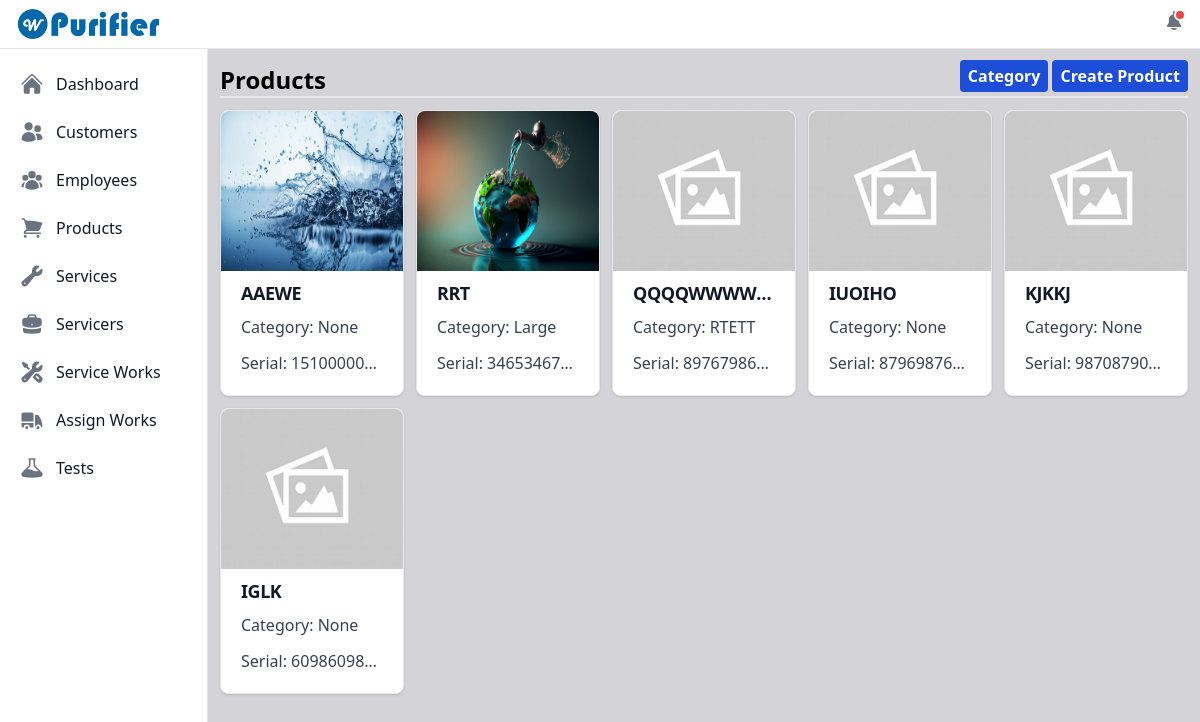
/view_products/ (signed in), run on an earlier commit of the app's database.
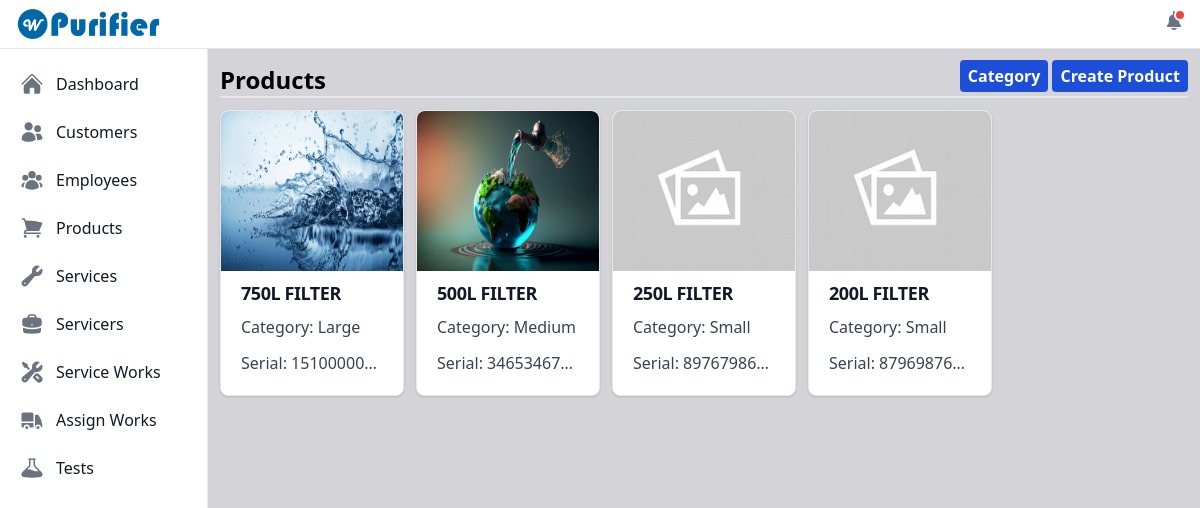
And on a later commit of the database.
### purifier/models.py (models this page shows, shortened)
class Product(models.Model):
    id = models.UUIDField(primary_key=True, default=uuid.uuid4, unique=True, editable=False)
    product_serial = models.CharField(max_length=100, blank=True, unique=True)
    category = models.ForeignKey(Category, on_delete=models.SET_NULL, blank=True, null=True)
    name = models.CharField(max_length=100)
    image = models.ImageField(null=True, blank=True, upload_to="product_images/")
    services = models.ManyToManyField(Service, blank=True)
    created_on = models.DateField(auto_now_add=True)

class Category(models.Model):
    id = models.UUIDField(primary_key=True, default=uuid.uuid4, unique=True, editable=False)
    image = models.ImageField(null=True, blank=True, upload_to="category_images/")
    name = models.CharField(max_length=50)
    def __str__(self) -> str:
        return self.name

### purifier/views.py (the view)
# urls.py: path('view_products/', views.viewProducts, name='view_products'),
@login_required
def viewProducts(request):
    category_form = CategoryForm()
    product_form = ProductForm()
    products = Product.objects.all()
    products_exists = products.exists()
    context = {'category_form': category_form, 'product_form': product_form, 'products': products, 'products_exists': products_exists}
    return render(request, 'product/view_products.html', context)

### user_management/models.py (called while the page is built)
    def __str__(self):
        return self.username

### purifier/templates/product/view_products.html (shortened to what this page needs)
{% extends "index.html" %}
{% load static %}
{% block content %}
    <div class="flex justify-between">
        <span class="text-2xl font-bold flex self-end">Products</span>
        <div class="flex gap-x-1">
            <button id="dropdownCategoryButton" data-dropdown-toggle="dropdownCategory" data-dropdown-placement="bottom-end" class="bg-blue-700 p-1 px-2 mb-1 text-base font-bold rounded text-white" type="button">Category</button>
            <a href="{% url "purifier:create_product" %}"><button type="button" class="bg-blue-700 p-1 px-2 mb-1 text-base font-bold rounded text-white">Create Product</button></a>
        </div>
    </div>
    <hr class="border dark:border-gray-800">
    <div class="mt-3">
        {% if products_exists %}
        <div id="productsCardView" class="grid grid-cols-5 gap-3">
            {% for product in products  %}
            <div>
                <a href="{% url "purifier:each_product" product.id %}">
                    <div class="bg-white border border-gray-200 rounded-lg shadow dark:bg-gray-800 dark:border-gray-700">
                        {% if product.image %}
                            <img src="{{product.image.url}}" class="object-fill rounded-t-lg w-full h-40" alt="Profile not loading...">
                        {% else %}
                            <img src="{% static 'images/empty_img.jpg' %}" class="object-fill rounded-t-lg w-full h-40" alt="Profile not loading...">
                        {% endif %}
                        <div class="p-5 py-2">
                            <h5 class="mb-2 text-lg font-bold tracking-tight text-gray-900 dark:text-white truncate uppercase">{{product.name}}</h5>
                            <p class="mb-3 font-medium text-gray-700 dark:text-gray-400 truncate"><span>Category:</span> {{ product.category }}</p>
                            <p class="mb-3 font-medium text-gray-700 dark:text-gray-400 truncate"><span>Serial:</span> {{ product.product_serial }}</p>
                        </div>
                    </div>
                </a>
            </div>
            {% endfor %}
        </div>
        {% else %}
        <div class="flex justify-center">
            <span class="font-bold text-xl">No products added. <a href="" class="text-blue-700">Create</a> a new product.</span>
        </div>
        {% endif %}
    </div>
{% endblock content %}

### purifier/templates/index.html (shortened to what this page needs)
{% load static %}
<!DOCTYPE html>
<html>
    <head>
        <link rel="stylesheet" href="https://cdnjs.cloudflare.com/ajax/libs/font-awesome/6.4.2/css/all.min.css" />
        <script src="https://cdn.tailwindcss.com"></script>
        <link href="https://cdnjs.cloudflare.com/ajax/libs/flowbite/2.3.0/flowbite.min.css" rel="stylesheet" />
        <link rel="stylesheet" href="https://cdnjs.cloudflare.com/ajax/libs/jquery-toast-plugin/1.3.2/jquery.toast.min.css" />
        <link rel="stylesheet" type="text/css" href="https://cdn.datatables.net/1.11.5/css/jquery.dataTables.min.css">
        <link rel="stylesheet" type="text/css" href="https://cdn.datatables.net/1.11.5/css/dataTables.bootstrap5.min.css">
    </head>
    <body id="pageBodyView" class="bg-zinc-300 scroll-smooth">
        <nav class="fixed top-0 z-50 w-full bg-white border-b border-gray-200 dark:bg-gray-800 dark:border-gray-700">
            <div class="flex items-center justify-between p-2 px-4">
                <a href="{% url "purifier:view_dashboard" %}" class="flex items-center space-x-3 rtl:space-x-reverse">
                    <img src="{% static 'images/brandlogo.png' %}" class="h-8" alt="Brand Logo" />
                </a>
                <div class="flex items-center justify-between">
                    <div class="flex items-center me-2">
                        <button id="dropdownLeftEndButton" data-dropdown-toggle="dropdownLeftEnd" data-dropdown-placement="bottom-start" class="mb-3 md:mb-0 text-white font-bold text-sm uppercase tracking-wider text-center inline-flex items-center" type="button">{{request.user}}</button>
                    </div>
                    <div class="">
                        <button id="dropdownNotificationButton" data-dropdown-toggle="dropdownNotification" data-dropdown-placement="bottom-start" class="relative inline-flex items-center text-sm font-medium text-center text-gray-500 hover:text-gray-900 focus:outline-none dark:hover:text-white dark:text-gray-400" type="button">
                            <div id="ifNotificationDiv" class="absolute block w-3 h-3 bg-red-500 border-2 border-white rounded-full -top-0.5 start-2.5 dark:border-gray-900"></div>
                        </button>
                    </div>
                </div>
            </div>
        </nav>
        <aside id="logo-sidebar" class="fixed top-0 left-0 z-40 w-52 h-screen pt-16 transition-transform -translate-x-full bg-white border-r border-gray-200 sm:translate-x-0 dark:bg-gray-800 dark:border-gray-700" aria-label="Sidebar">
            <div class="h-full px-3 pb-4 overflow-y-auto bg-white dark:bg-gray-800">
                <ul class="space-y-2 font-medium">
                    <li>
                        <a href="{% url "purifier:view_dashboard" %}" class="flex items-center p-2 text-gray-900 rounded-lg dark:text-white hover:bg-gray-100 dark:hover:bg-gray-700 group">
                        <span class="ms-3">Dashboard</span>
                        </a>
                    </li>
                    <li>
                        <a href="{% url "purifier:view_customers" %}" class="flex items-center p-2 text-gray-900 rounded-lg dark:text-white hover:bg-gray-100 dark:hover:bg-gray-700 group">
                        <span class="ms-3">Customers</span>
                        </a>
                    </li>
                    <li>
                        <a href="{% url "purifier:view_employees" %}" class="flex items-center p-2 text-gray-900 rounded-lg dark:text-white hover:bg-gray-100 dark:hover:bg-gray-700 group">
                        <span class="ms-3">Employees</span>
                        </a>
                    </li>
                    <li>
                        <a href="{% url "purifier:view_products" %}" class="flex items-center p-2 text-gray-900 rounded-lg dark:text-white hover:bg-gray-100 dark:hover:bg-gray-700 group">
                        <span class="flex-1 ms-3 whitespace-nowrap">Products</span>
                        </a>
                    </li>
                    <li>
                        <a href="{% url "purifier:view_services" %}" class="flex items-center p-2 text-gray-900 rounded-lg dark:text-white hover:bg-gray-100 dark:hover:bg-gray-700 group">
                        <span class="flex-1 ms-3 whitespace-nowrap">Services</span>
                        </a>
                    </li>
                    <li>
                        <a href="{% url "purifier:view_servicers" %}" class="flex items-center p-2 text-gray-900 rounded-lg dark:text-white hover:bg-gray-100 dark:hover:bg-gray-700 group">
                        <span class="flex-1 ms-3 whitespace-nowrap">Servicers</span>
                        </a>
                    </li>
                    <li>
                        <a href="{% url "purifier:view_serviceworks" %}" class="flex items-center p-2 text-gray-900 rounded-lg dark:text-white hover:bg-gray-100 dark:hover:bg-gray-700 group">
                        <span class="flex-1 ms-3 whitespace-nowrap">Service Works</span>
                        </a>
                    </li>
                    <li>
                    <a href="{% url "purifier:view_assigns" %}" class="flex items-center p-2 text-gray-900 rounded-lg dark:text-white hover:bg-gray-100 dark:hover:bg-gray-700 group">
                        <span class="flex-1 ms-3 whitespace-nowrap">Assign Works</span>
                    </a>
                    </li>
                    <li>
                    <a href="{% url "purifier:view_tests" %}" class="flex items-center p-2 text-gray-900 rounded-lg dark:text-white hover:bg-gray-100 dark:hover:bg-gray-700 group">
                        <span class="flex-1 ms-3 whitespace-nowrap">Tests</span>
                    </a>
                    </li>
                </ul>
            </div>
        </aside>
        <div class="grid p-3 sm:ml-52 sm:mt-12">
            {% block content %}{% endblock content %}
        </div>
    </body>
</html>

What changed in the data, as far as the page shows it:
removed Product: name "KJKKJ", category "None", product_serial "98708790…"
removed Product: name "IGLK", category "None", product_serial "60986098…"
changed Product: name "AAEWE" → "750L FILTER"; category "None" → "Large"
changed Product: name "RRT" → "500L FILTER"; category "Large" → "Medium"
changed Product: name "QQQQWWWW…" → "250L FILTER"; category "RTETT" → "Small"
changed Product: name "IUOIHO" → "200L FILTER"; category "None" → "Small"
